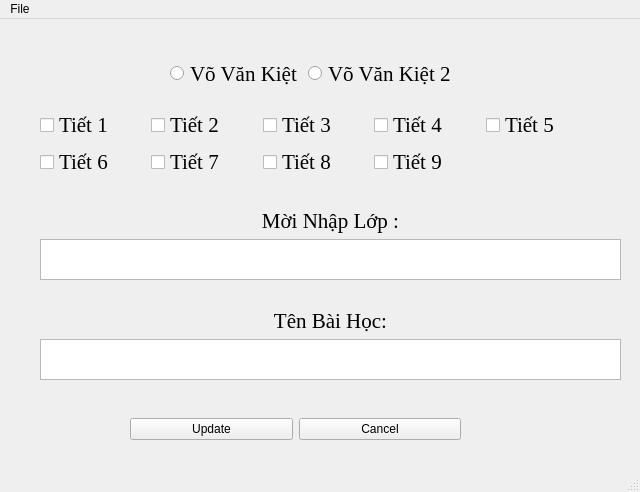
<?xml version="1.0" encoding="UTF-8"?>
<ui version="4.0">
 <class>MainWindow</class>
 <widget class="QMainWindow" name="MainWindow">
  <property name="geometry">
   <rect>
    <x>0</x>
    <y>0</y>
    <width>640</width>
    <height>492</height>
   </rect>
  </property>
  <property name="windowTitle">
   <string>MainWindow</string>
  </property>
  <widget class="QWidget" name="centralwidget">
   <widget class="QWidget" name="layoutWidget">
    <property name="geometry">
     <rect>
      <x>40</x>
      <y>90</y>
      <width>551</width>
      <height>71</height>
     </rect>
    </property>
    <layout class="QGridLayout" name="gridLayout">
     <item row="0" column="0">
      <widget class="QCheckBox" name="checkBox_1">
       <property name="font">
        <font>
         <family>Times New Roman</family>
         <pointsize>16</pointsize>
        </font>
       </property>
       <property name="text">
        <string>Tiết 1</string>
       </property>
      </widget>
     </item>
     <item row="0" column="1">
      <widget class="QCheckBox" name="checkBox_2">
       <property name="font">
        <font>
         <family>Times New Roman</family>
         <pointsize>16</pointsize>
        </font>
       </property>
       <property name="text">
        <string>Tiết 2</string>
       </property>
      </widget>
     </item>
     <item row="0" column="2">
      <widget class="QCheckBox" name="checkBox_3">
       <property name="font">
        <font>
         <family>Times New Roman</family>
         <pointsize>16</pointsize>
        </font>
       </property>
       <property name="text">
        <string>Tiết 3</string>
       </property>
      </widget>
     </item>
     <item row="0" column="3">
      <widget class="QCheckBox" name="checkBox_4">
       <property name="font">
        <font>
         <family>Times New Roman</family>
         <pointsize>16</pointsize>
        </font>
       </property>
       <property name="text">
        <string>Tiết 4</string>
       </property>
      </widget>
     </item>
     <item row="0" column="4">
      <widget class="QCheckBox" name="checkBox_5">
       <property name="font">
        <font>
         <family>Times New Roman</family>
         <pointsize>16</pointsize>
        </font>
       </property>
       <property name="text">
        <string>Tiết 5</string>
       </property>
      </widget>
     </item>
     <item row="1" column="0">
      <widget class="QCheckBox" name="checkBox_6">
       <property name="font">
        <font>
         <family>Times New Roman</family>
         <pointsize>16</pointsize>
        </font>
       </property>
       <property name="text">
        <string>Tiết 6</string>
       </property>
      </widget>
     </item>
     <item row="1" column="1">
      <widget class="QCheckBox" name="checkBox_7">
       <property name="font">
        <font>
         <family>Times New Roman</family>
         <pointsize>16</pointsize>
        </font>
       </property>
       <property name="text">
        <string>Tiết 7</string>
       </property>
      </widget>
     </item>
     <item row="1" column="2">
      <widget class="QCheckBox" name="checkBox_8">
       <property name="font">
        <font>
         <family>Times New Roman</family>
         <pointsize>16</pointsize>
        </font>
       </property>
       <property name="text">
        <string>Tiết 8</string>
       </property>
      </widget>
     </item>
     <item row="1" column="3">
      <widget class="QCheckBox" name="checkBox_9">
       <property name="font">
        <font>
         <family>Times New Roman</family>
         <pointsize>16</pointsize>
        </font>
       </property>
       <property name="text">
        <string>Tiết 9</string>
       </property>
      </widget>
     </item>
    </layout>
   </widget>
   <widget class="QWidget" name="layoutWidget">
    <property name="geometry">
     <rect>
      <x>170</x>
      <y>40</y>
      <width>282</width>
      <height>29</height>
     </rect>
    </property>
    <layout class="QHBoxLayout" name="horizontalLayout">
     <item>
      <widget class="QRadioButton" name="radioButton">
       <property name="font">
        <font>
         <family>Times New Roman</family>
         <pointsize>16</pointsize>
        </font>
       </property>
       <property name="text">
        <string>Võ Văn Kiệt</string>
       </property>
      </widget>
     </item>
     <item>
      <widget class="QRadioButton" name="radioButton_2">
       <property name="font">
        <font>
         <family>Times New Roman</family>
         <pointsize>16</pointsize>
        </font>
       </property>
       <property name="text">
        <string>Võ Văn Kiệt 2</string>
       </property>
      </widget>
     </item>
    </layout>
   </widget>
   <widget class="QWidget" name="layoutWidget">
    <property name="geometry">
     <rect>
      <x>130</x>
      <y>390</y>
      <width>331</width>
      <height>41</height>
     </rect>
    </property>
    <layout class="QHBoxLayout" name="horizontalLayout_2">
     <item>
      <widget class="QPushButton" name="pushButton">
       <property name="text">
        <string>Update</string>
       </property>
      </widget>
     </item>
     <item>
      <widget class="QPushButton" name="pushButton_2">
       <property name="text">
        <string>Cancel</string>
       </property>
      </widget>
     </item>
    </layout>
   </widget>
   <widget class="QWidget" name="">
    <property name="geometry">
     <rect>
      <x>40</x>
      <y>190</y>
      <width>581</width>
      <height>71</height>
     </rect>
    </property>
    <layout class="QVBoxLayout" name="verticalLayout">
     <item>
      <widget class="QLabel" name="label">
       <property name="font">
        <font>
         <family>Times New Roman</family>
         <pointsize>16</pointsize>
        </font>
       </property>
       <property name="layoutDirection">
        <enum>Qt::LeftToRight</enum>
       </property>
       <property name="text">
        <string>Mời Nhập Lớp :</string>
       </property>
       <property name="alignment">
        <set>Qt::AlignCenter</set>
       </property>
      </widget>
     </item>
     <item>
      <widget class="QTextEdit" name="textEdit">
       <property name="font">
        <font>
         <family>Times New Roman</family>
         <pointsize>16</pointsize>
        </font>
       </property>
      </widget>
     </item>
    </layout>
   </widget>
   <widget class="QWidget" name="">
    <property name="geometry">
     <rect>
      <x>40</x>
      <y>290</y>
      <width>581</width>
      <height>71</height>
     </rect>
    </property>
    <layout class="QVBoxLayout" name="verticalLayout_2">
     <item>
      <widget class="QLabel" name="label_2">
       <property name="font">
        <font>
         <family>Times New Roman</family>
         <pointsize>16</pointsize>
        </font>
       </property>
       <property name="text">
        <string>Tên Bài Học:</string>
       </property>
       <property name="alignment">
        <set>Qt::AlignBottom|Qt::AlignHCenter</set>
       </property>
      </widget>
     </item>
     <item>
      <widget class="QTextEdit" name="textEdit_2">
       <property name="font">
        <font>
         <family>Times New Roman</family>
         <pointsize>16</pointsize>
        </font>
       </property>
      </widget>
     </item>
    </layout>
   </widget>
  </widget>
  <widget class="QStatusBar" name="statusbar"/>
  <widget class="QMenuBar" name="menubar">
   <property name="enabled">
    <bool>true</bool>
   </property>
   <property name="geometry">
    <rect>
     <x>0</x>
     <y>0</y>
     <width>640</width>
     <height>21</height>
    </rect>
   </property>
   <widget class="QMenu" name="menuFile">
    <property name="title">
     <string>File</string>
    </property>
   </widget>
   <addaction name="menuFile"/>
  </widget>
 </widget>
 <resources/>
 <connections/>
</ui>
